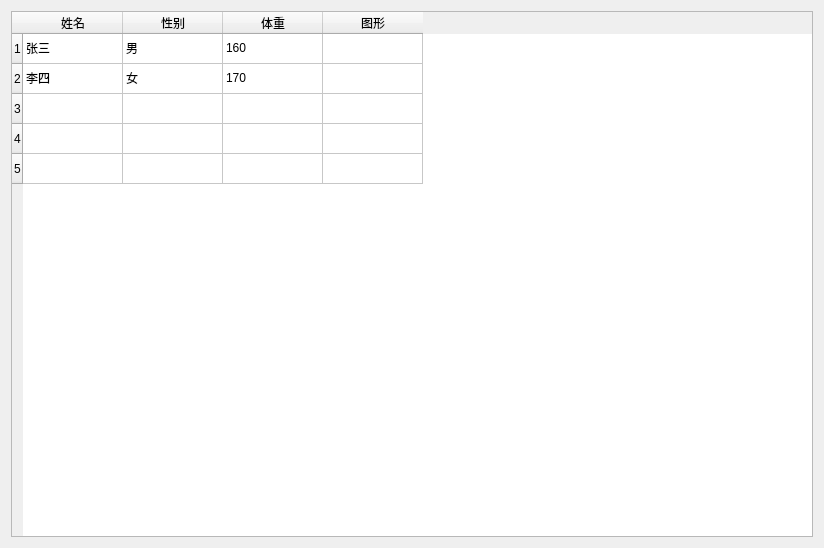
<?xml version="1.0" encoding="UTF-8"?>
<ui version="4.0">
 <class>Form</class>
 <widget class="QWidget" name="Form">
  <property name="geometry">
   <rect>
    <x>0</x>
    <y>0</y>
    <width>824</width>
    <height>548</height>
   </rect>
  </property>
  <property name="windowTitle">
   <string>QTableWidget例子</string>
  </property>
  <layout class="QHBoxLayout" name="horizontalLayout">
   <item>
    <widget class="QTableWidget" name="tableWidget">
     <property name="contextMenuPolicy">
      <enum>Qt::CustomContextMenu</enum>
     </property>
     <property name="rowCount">
      <number>5</number>
     </property>
     <property name="columnCount">
      <number>4</number>
     </property>
     <row/>
     <row/>
     <row/>
     <row/>
     <row/>
     <column>
      <property name="text">
       <string>姓名</string>
      </property>
     </column>
     <column>
      <property name="text">
       <string>性别</string>
      </property>
     </column>
     <column>
      <property name="text">
       <string>体重</string>
      </property>
     </column>
     <column>
      <property name="text">
       <string>图形</string>
      </property>
     </column>
     <item row="0" column="0">
      <property name="text">
       <string>张三</string>
      </property>
     </item>
     <item row="0" column="1">
      <property name="text">
       <string>男</string>
      </property>
     </item>
     <item row="0" column="2">
      <property name="text">
       <string>160</string>
      </property>
     </item>
     <item row="0" column="3">
      <property name="text">
       <string/>
      </property>
      <property name="icon">
       <iconset theme="ok"/>
      </property>
     </item>
     <item row="1" column="0">
      <property name="text">
       <string>李四</string>
      </property>
     </item>
     <item row="1" column="1">
      <property name="text">
       <string>女</string>
      </property>
     </item>
     <item row="1" column="2">
      <property name="text">
       <string>170</string>
      </property>
     </item>
    </widget>
   </item>
  </layout>
 </widget>
 <resources/>
 <connections>
  <connection>
   <sender>tableWidget</sender>
   <signal>customContextMenuRequested(QPoint)</signal>
   <receiver>Form</receiver>
   <slot>generateMenu()</slot>
   <hints>
    <hint type="sourcelabel">
     <x>411</x>
     <y>273</y>
    </hint>
    <hint type="destinationlabel">
     <x>411</x>
     <y>273</y>
    </hint>
   </hints>
  </connection>
 </connections>
 <slots>
  <slot>generateMenu()</slot>
 </slots>
</ui>
